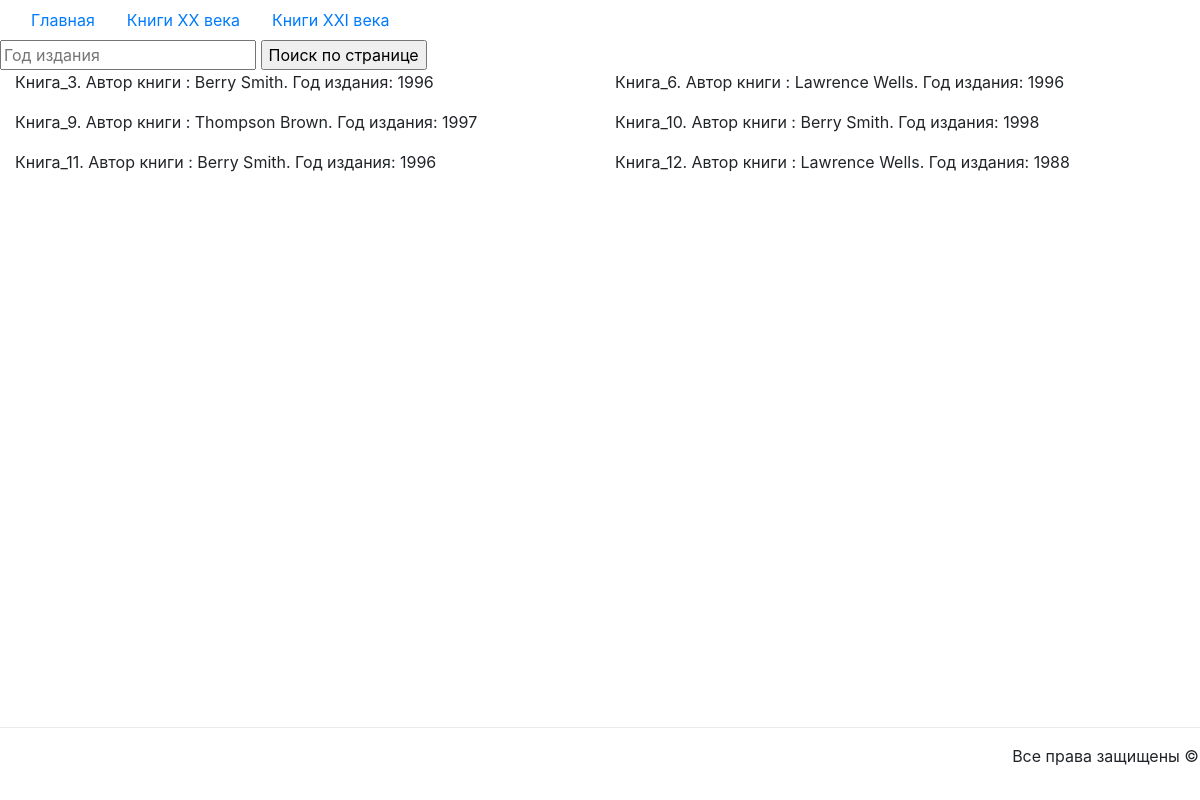
Before: /xx/ with the older database file.
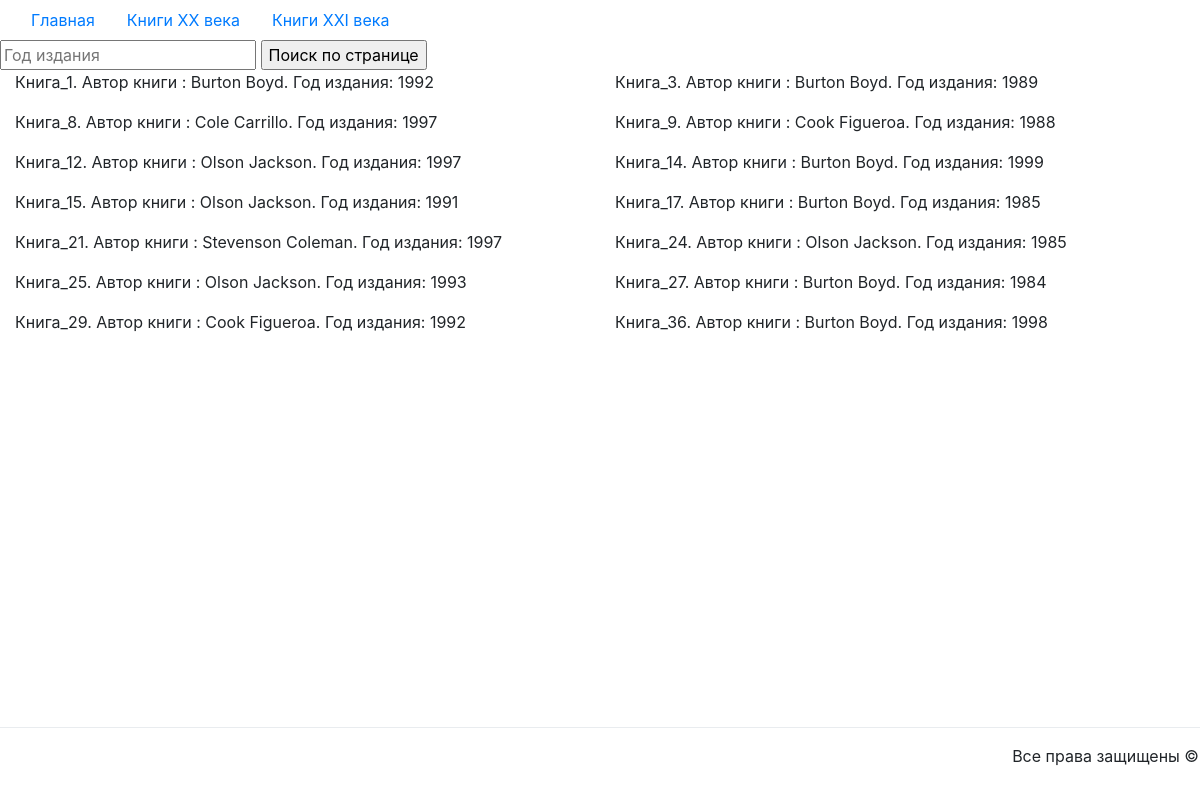
After: the same page with the newer database file.
### models_02.py (models this page shows)
class Book(db.Model):
    id = db.Column(db.Integer, primary_key=True)
    name = db.Column(db.String(50), nullable=False)
    year_public = db.Column(db.Integer, nullable=False)
    quantity_copy = db.Column(db.Integer, nullable=False)
    id_author = db.Column(db.Integer, db.ForeignKey('author.id'), nullable=False)
    def __repr__(self):
        return f'{self.name}. Автор книги : {self.author}. Год издания: {self.year_public}'

class Author(db.Model):
    id = db.Column(db.Integer, primary_key=True)
    first_name = db.Column(db.String(15), nullable=False)
    last_name = db.Column(db.String(15), nullable=False)
    book = db.relationship('Book', backref=db.backref('author'), lazy=True)
    def __repr__(self):
        return f'{self.first_name} {self.last_name}'

### task_2.py (the view)
@app.route('/xx/', methods=['GET', 'POST'])
def get_xx():
    books = Book.query.filter(Book.year_public < 2000).all()
    context = {'books': books}
    if request.method == 'POST':
        if year_public := request.form.get('year_public'):
            books = get_book_century(books, year_public)
            context = {'books': books,
                       'year_public': year_public}
            return render_template('books.html', **context)
    return render_template('books.html', **context)

### templates/books.html (shortened to what this page needs)
{% extends 'base.html' %}
{% block content %}
<div class="row">
    <form method="post">
        <input type="number" name="year_public" placeholder="Год издания">
        <input type="submit" value="Поиск по странице">
    </form>
</div>
<div class="row">
{% if books %}
    {% for book in books %}
        <p class="col-12 col-md-6"> {{ book }}<br>
        </p>
    {% endfor %}
{% else %}
    <p class="col-12 col-md-12"> Книги с {{ year_public }} годом издания на странице не найдены.<br>
    </p>
{% endif %}
</div>
{% endblock %}

Changed rows visible on the page:
no longer on this page (row edited): Book: name+year_public "Книга_6. Автор книги : Lawrence Wells. Год издания: 1996"
no longer on this page (row edited): Book: name+year_public "Книга_10. Автор книги : Berry Smith. Год издания: 1998"
no longer on this page (row edited): Book: name+year_public "Книга_11. Автор книги : Berry Smith. Год издания: 1996"
now on this page (row edited): Book: name+year_public "Книга_1. Автор книги : Burton Boyd. Год издания: 1992"
changed Book: name+year_public "Книга_3. Автор книги : Berry Smith. Год издания: 1996" → "Книга_3. Автор книги : Burton Boyd. Год издания: 1989"
now on this page (row edited): Book: name+year_public "Книга_8. Автор книги : Cole Carrillo. Год издания: 1997"
changed Book: name+year_public "Книга_9. Автор книги : Thompson Brown. Год издания: 1997" → "Книга_9. Автор книги : Cook Figueroa. Год издания: 1988"
changed Book: name+year_public "Книга_12. Автор книги : Lawrence Wells. Год издания: 1988" → "Книга_12. Автор книги : Olson Jackson. Год издания: 1997"
now on this page (row edited): Book: name+year_public "Книга_14. Автор книги : Burton Boyd. Год издания: 1999"
now on this page (row edited): Book: name+year_public "Книга_15. Автор книги : Olson Jackson. Год издания: 1991"
now on this page (row edited): Book: name+year_public "Книга_17. Автор книги : Burton Boyd. Год издания: 1985"
now on this page (row edited): Book: name+year_public "Книга_21. Автор книги : Stevenson Coleman. Год издания: 1997"
now on this page (row edited): Book: name+year_public "Книга_24. Автор книги : Olson Jackson. Год издания: 1985"
now on this page (row edited): Book: name+year_public "Книга_25. Автор книги : Olson Jackson. Год издания: 1993"
added Book: name+year_public "Книга_27. Автор книги : Burton Boyd. Год издания: 1984"
added Book: name+year_public "Книга_29. Автор книги : Cook Figueroa. Год издания: 1992"
added Book: name+year_public "Книга_36. Автор книги : Burton Boyd. Год издания: 1998"
